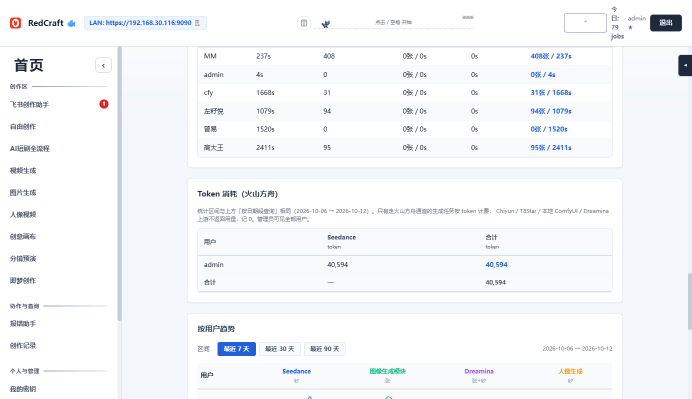
#> input picture _verify/stats_token_live.png, 1384 x 797 px (shown at 1/2 size)
$ python check_columns.py ../_verify/stats_token_live.png
#> lines starting #> are read from the running program, lines starting #| are printed output that depends on the picture
"""纯像素检查「四列是否对齐」：罐子行与酱行里，四种颜色的左右顺序是否一致。

不依赖视觉模型：把每一行的彩色像素按 x 间隔聚成若干列，取每列的主色与 x 质心，
分别找"罐子行"（上半区有 4 列的那一行）和"酱行"（下半区有 4 列的那一行），
比较两行的颜色顺序。顺序不一致 = 错位/交叉。

用法：python _diag/check_columns.py <图片路径> [--rows]
"""
from __future__ import annotations

import sys
from pathlib import Path

import numpy as np
from PIL import Image

HUE_RANGES = {  # PIL 的 H：0-255
    "红": [(0, 12), (244, 255)],
    "黄": [(22, 52)],
    "蓝": [(140, 186)],
    "紫": [(186, 232)],
}
COLOR_ORDER = ["红", "黄", "蓝", "紫"]


def color_of(hue_values: np.ndarray) -> str:
    counts = {}
    for name, ranges in HUE_RANGES.items():
        mask = np.zeros_like(hue_values, dtype=bool)
        for low, high in ranges:
            mask |= (hue_values >= low) & (hue_values <= high)
        counts[name] = int(mask.sum())
    best = max(counts, key=lambda k: counts[k])
    return best if counts[best] > 0 else "?"


def row_columns(hue: np.ndarray, sat: np.ndarray, val: np.ndarray, y: int) -> list[tuple[str, float, int]]:
    colored = (sat[y] > 70) & (val[y] > 60)
    xs = np.where(colored)[0]
    if xs.size < 30:
        return []
    width = hue.shape[1]
    gap = max(8, width // 60)
    groups: list[list[int]] = [[xs[0]]]
    for prev, cur in zip(xs, xs[1:]):
        if cur - prev > gap:
            groups.append([])
        groups[-1].append(cur)
    out: list[tuple[str, float, int]] = []
    for group in groups:
        if len(group) < 12:
            continue
        index = np.array(group)
        out.append((color_of(hue[y, index]), float(index.mean()), len(group)))
    return out


def scan(path: Path, verbose: bool = False) -> None:
#> called with verbose = False
    with Image.open(path) as image:
#> image is the input picture: PIL image 1384x797 RGB; mean R, G, B 245.4, 247.1, 249.5
        width, height = image.size
#> width = 1384; height = 797
        hsv = np.asarray(image.convert("HSV")).astype(np.int16)
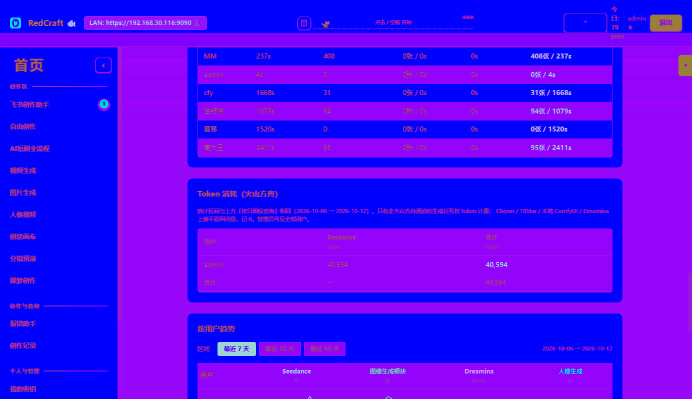
#> hsv: shape (797, 1384, 3) int16 (shown at 1/2 size); mean R, G, B 77.1, 5.4, 249.7
    hue, sat, val = hsv[:, :, 0], hsv[:, :, 1], hsv[:, :, 2]
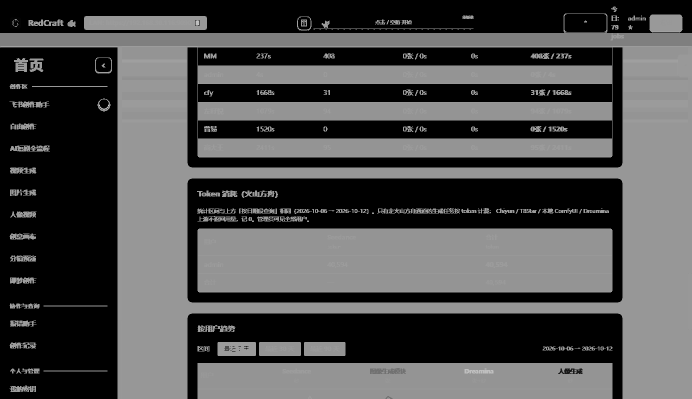
#> hue: shape (797, 1384) int16 (shown at 1/2 size); min 0, max 254, mean 77.1
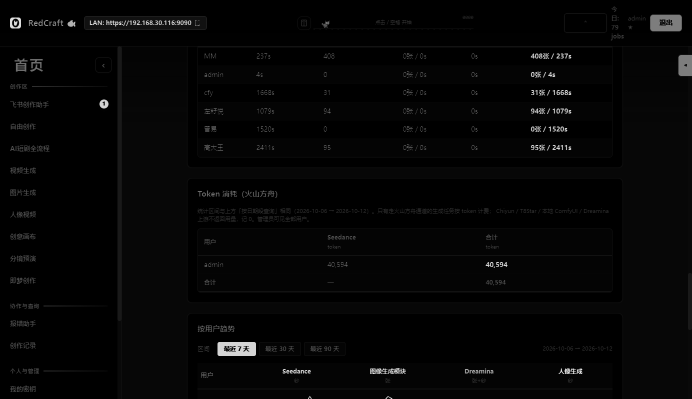
#> sat: shape (797, 1384) int16 (shown at 1/2 size); min 0, max 243, mean 5.4
    print(f"\n{path.name}  {width}x{height}")
#| stats_token_live.png  1384x797

    best_upper: tuple[int, list] | None = None
    best_lower: tuple[int, list] | None = None
    for y in range(0, height, 6):
        cols = row_columns(hue, sat, val, y)
        if len(cols) != 4:
            continue
        colors = [c[0] for c in cols]
        # 四列颜色互不相同才算"一行里同时出现四色"
        if len(set(colors)) < 4:
            continue
        if verbose:
            print(f"  y={y:>5d} " + " | ".join(f"{c[0]}@{c[1]:.0f}({c[2]})" for c in cols))
        if y < height // 2:
            best_upper = (y, cols)
        else:
            best_lower = (y, cols)
#> this loop made 133 passes
#> cols on passes 8, 9, 19, 20, 26, 31, 32, 36, 38, 44, 50: [('红', 41, 20), ('蓝', 293.4, 89)], [('红', 34.06, 17), ('蓝', 138.6, 17), ('蓝', 280, 121)], [('蓝', 1101.3, 40)], [('蓝', 1096.4, 34)], [('蓝', 1087.5, 27)], [('蓝', 1098.8, 31)], [('蓝', 1104.9, 33)], [('蓝', 82.81, 16), ('红', 207.5, 16)], [('蓝', 1099.2, 34)], [('蓝', 1097.1, 27)], [('蓝', 69.3, 23), ('蓝', 1096.9, 38)]
#> xs in row_columns on passes 6, 11, 21, 23, 29, 30: [1303, 1304, 1359, 1360], [1302, 1361], [35, 48, 60], [71, 80, 206], [23, 45, 46, 47, 48, 49, 50, 51, 52], [24, 48, 51]

    for label, found in (("上半区（罐子带）", best_upper), ("下半区（酱/甜甜圈带）", best_lower)):
        if not found:
            print(f"  {label}: 没找到「四色四列」的行")
            continue
        y, cols = found
        cols = sorted(cols, key=lambda c: c[1])
        print(f"  {label}: y={y}")
        for color, cx, count in cols:
            print(f"      {color}  x={cx:7.1f}  ({count} px)")
        print(f"      → 左到右顺序: {[c[0] for c in cols]}")

    if not (best_upper and best_lower):
        return
    upper_order = [c[0] for c in sorted(best_upper[1], key=lambda c: c[1])]
    lower_order = [c[0] for c in sorted(best_lower[1], key=lambda c: c[1])]
    upper_x = [round(c[1]) for c in sorted(best_upper[1], key=lambda c: c[1])]
    lower_x = [round(c[1]) for c in sorted(best_lower[1], key=lambda c: c[1])]
    print(f"  罐子列 x: {upper_x}")
    print(f"  酱列   x: {lower_x}")
    ok = upper_order == lower_order
    print("  结论:", "顺序一致 → 一一对应成立（没有交叉）" if ok else "**顺序不一致 → 存在错位/交叉**")


def main() -> int:
    verbose = "--rows" in sys.argv
    for arg in sys.argv[1:]:
        if arg.startswith("--"):
            continue
        scan(Path(arg), verbose)
    return 0


if __name__ == "__main__":
    raise SystemExit(main())
#> (the program exits here)
